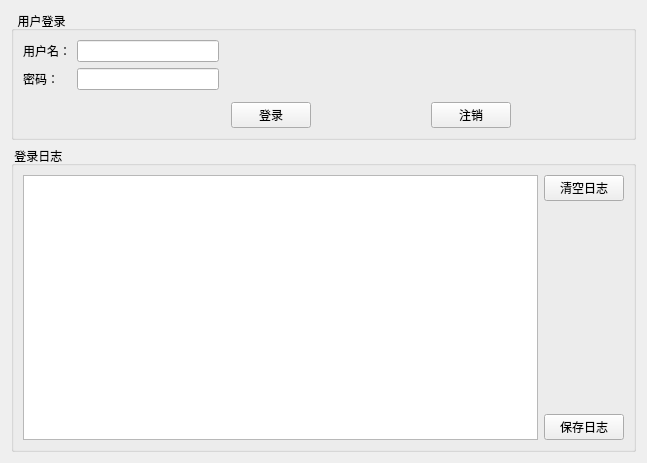
          <widget class="QWidget" name="tab_login">
           <attribute name="title">
            <string>用户登录</string>
           </attribute>
           <layout class="QGridLayout" name="gridLayout_55">
            <item row="0" column="0">
             <widget class="QGroupBox" name="groupBox_7">
              <property name="title">
               <string>  用户登录</string>
              </property>
              <layout class="QGridLayout" name="gridLayout_18">
               <item row="0" column="0">
                <widget class="QLabel" name="label_25">
                 <property name="text">
                  <string>用户名：</string>
                 </property>
                </widget>
               </item>
               <item row="0" column="1">
                <widget class="QLineEdit" name="leLogInUser"/>
               </item>
               <item row="0" column="2" colspan="5">
                <spacer name="horizontalSpacer_18">
                 <property name="orientation">
                  <enum>Qt::Horizontal</enum>
                 </property>
                 <property name="sizeHint" stdset="0">
                  <size>
                   <width>392</width>
                   <height>20</height>
                  </size>
                 </property>
                </spacer>
               </item>
               <item row="1" column="0">
                <widget class="QLabel" name="label_26">
                 <property name="text">
                  <string>密码：</string>
                 </property>
                </widget>
               </item>
               <item row="1" column="1">
                <widget class="QLineEdit" name="leLogInPaswd"/>
               </item>
               <item row="1" column="2" rowspan="2" colspan="5">
                <spacer name="horizontalSpacer_19">
                 <property name="orientation">
                  <enum>Qt::Horizontal</enum>
                 </property>
                 <property name="sizeHint" stdset="0">
                  <size>
                   <width>392</width>
                   <height>20</height>
                  </size>
                 </property>
                </spacer>
               </item>
               <item row="2" column="4" rowspan="2">
                <spacer name="horizontalSpacer_16">
                 <property name="orientation">
                  <enum>Qt::Horizontal</enum>
                 </property>
                 <property name="sizeHint" stdset="0">
                  <size>
                   <width>108</width>
                   <height>20</height>
                  </size>
                 </property>
                </spacer>
               </item>
               <item row="2" column="6" rowspan="2">
                <spacer name="horizontalSpacer_17">
                 <property name="orientation">
                  <enum>Qt::Horizontal</enum>
                 </property>
                 <property name="sizeHint" stdset="0">
                  <size>
                   <width>107</width>
                   <height>20</height>
                  </size>
                 </property>
                </spacer>
               </item>
               <item row="3" column="1" colspan="2">
                <spacer name="horizontalSpacer_15">
                 <property name="orientation">
                  <enum>Qt::Horizontal</enum>
                 </property>
                 <property name="sizeHint" stdset="0">
                  <size>
                   <width>148</width>
                   <height>20</height>
                  </size>
                 </property>
                </spacer>
               </item>
               <item row="3" column="3">
                <widget class="QPushButton" name="btLogIn">
                 <property name="text">
                  <string>登录</string>
                 </property>
                </widget>
               </item>
               <item row="3" column="5">
                <widget class="QPushButton" name="btLogOut">
                 <property name="text">
                  <string>注销</string>
                 </property>
                </widget>
               </item>
              </layout>
             </widget>
            </item>
            <item row="1" column="0">
             <widget class="QGroupBox" name="groupBox_8">
              <property name="title">
               <string> 登录日志</string>
              </property>
              <layout class="QGridLayout" name="gridLayout_19">
               <item row="0" column="0" rowspan="3">
                <widget class="QTextBrowser" name="tbrLogIn"/>
               </item>
               <item row="0" column="1">
                <widget class="QPushButton" name="btClearLogInLog">
                 <property name="text">
                  <string>清空日志</string>
                 </property>
                </widget>
               </item>
               <item row="1" column="1">
                <spacer name="verticalSpacer_7">
                 <property name="orientation">
                  <enum>Qt::Vertical</enum>
                 </property>
                 <property name="sizeHint" stdset="0">
                  <size>
                   <width>20</width>
                   <height>207</height>
                  </size>
                 </property>
                </spacer>
               </item>
               <item row="2" column="1">
                <widget class="QPushButton" name="btSaveLogInLog">
                 <property name="text">
                  <string>保存日志</string>
                 </property>
                </widget>
               </item>
              </layout>
             </widget>
            </item>
           </layout>
          </widget>
